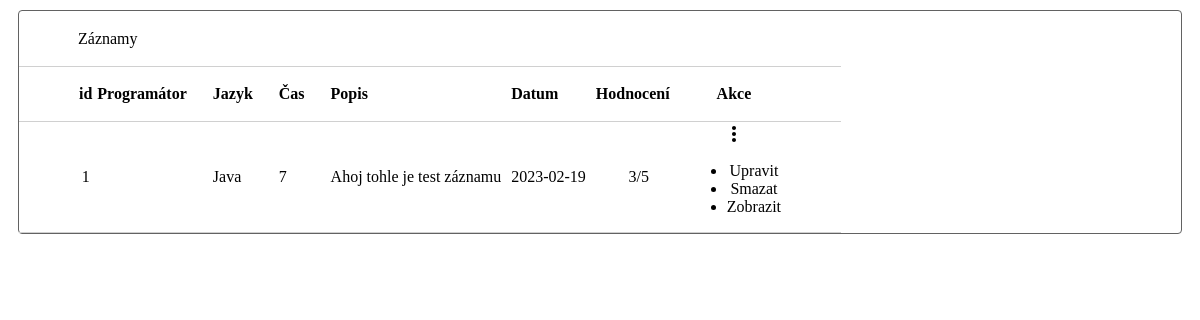
Page /sort/ (signed in) on the earlier database version.
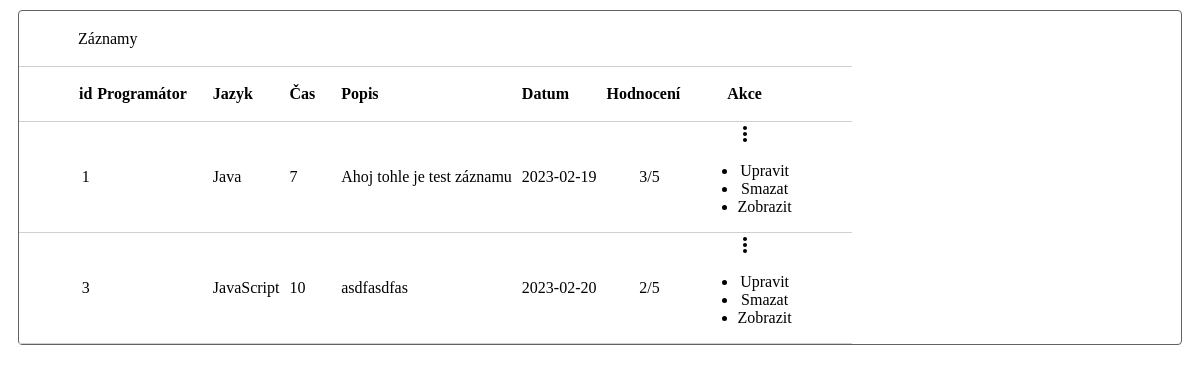
Same page on the later database version.
### tables this page shows
CREATE TABLE "records"
(
    "id"              INTEGER,
    "dates"           DATE NOT NULL,
    "timeInMinutes"   INT  NOT NULL,
    "programmingLang" TEXT NOT NULL,
    "rating"          INT  NOT NULL,
    "description"     TEXT NOT NULL,
    "user_id"         INT  NOT NULL,
    PRIMARY KEY ("id" AUTOINCREMENT)
);

### app.py (the view)
@app.route('/sort/')
def sort():
    sort_field = request.args.get('sort_field')
    filter_rating = request.args.get('filter_rating')
    filter_formatted_date = request.args.get('filter_formatted_date')
    filter_programmingLangs = request.args.get('filter_programmingLangs')
    filter_time = request.args.get('filter_time')
    filter_programmer = request.args.get('filter_programmer')
    filter_categories = request.args.get('filter_categories')
    print("programator: " + str(filter_programmer))
    print(sort_field)
    return render_template('customElements/table_row.html',
                           texts=sorting.pre_sort(sort_field, filter_rating, filter_programmingLangs,
                                                  filter_formatted_date,
                                                  filter_time, filter_programmer, filter_categories,
                                                  current_user.get_id()))

### app.py (called while the page is built)
@login_manager.user_loader
def load_user(user_id):
    print("users_load")
    conn = db.get_db_connection()
    cursor = conn.cursor()
    cursor.execute("SELECT * FROM users WHERE id = ?", (user_id,))
    user = cursor.fetchone()
    if user is None:
        return None
    user = User(id=user[0], username=user[1], email=user[2], password=user[3])
    return user

### db.py (called while the page is built)
def get_db_connection():  # napojení se na databázi
    conn = sqlite3.connect(databasePath)
    conn.row_factory = sqlite3.Row
    return conn

### templates/customElements/table_row.html (shortened to what this page needs)
<div style="border: 1px #626262 solid; border-radius: 4px; margin: 10px">
    <div style="">
        <div style="width: 100%; height: 55px; display: flex; align-items: center">
            <div style="display: flex; width: 100%; align-items: center; position:relative;">
                <div style="position:absolute; left: 59px">
                    <span>Záznamy</span>
                </div>
            </div>
        </div>
    </div>
    <table id="records_table" style="" class="display">
        <thead>
        <tr style=" height: 55px;">
            <th class="datatable-nosort">
                id
            </th>
            <th id="sort-button-programmer" class="ui-sort-control">
                <div style="display: flex; align-items: center;">
                    <span>
                        Programátor
                    </span>
                </div>
            </th>
            <th id="sort-button-programLang" class="ui-sort-control">
                <div style="display: flex; align-items: center;">
                    <span>
                        Jazyk
                    </span>
                </div>
            </th>
            <th id="sort-button-time" class="ui-sort-control">
                <div style="display: flex; align-items: center;">
                    <span>
                        Čas
                    </span>
                </div>
            </th>
            <th style="cursor: auto;cursor: default;">
                Popis
            </th>
            <th id="sort-button-date" class="ui-sort-control">
                <div style="display: flex; align-items: center;">
                    <span>
                        Datum
                    </span>
                </div>
            </th>
            <th id="sort-button-rating" class="ui-sort-control">
                <div style="display: flex; align-items: center;">
                    <span>
                        Hodnocení
                    </span>
                </div>
            </th>
            <th style="cursor: default;">Akce</th>
        </tr>
        </thead>
        <tbody id="table-content">
        {% for record in texts %}
            <tr style="">
                <td style="text-align: center; position:relative;">
                    {{ record.id }}
                </td>
                <td>{{ record.programmer }}</td>
                <td>{{ record.programmingLang }}</td>
                <td style="text-align: left">{{ record.timeInMinutes }}</td>
                <td style="max-height: 55px; overflow-y: auto"><span class="short_desc">{{ record.description }}</span>
                </td>
                <td>{{ record.dates }}</td>
                <td style="text-align: center">{{ record.rating }}/5</td>
                <td>
                    <div>
                        <a style="cursor:pointer;" class="contextMenu_record_more_section">
                        </a>
                        <div style="" class="contextMenu_record">
                            <ul style="">
                                <li style="">
                                    <a onclick="get_record_id('{{ record.id }}'); edit_record();">Upravit</a>
                                </li>
                                <li style="">
                                    <a onclick="set_remove_statement('record'); get_record_id('{{ record.id }}'); remove_record();">Smazat</a>
                                </li>
                                <li style="">
                                    <a onclick="showRecord({{ record.id }})">Zobrazit</a>
                                </li>
                            </ul>
                        </div>
                    </div>
                </td>
            </tr>
        {% endfor %}
        </tbody>
    </table>
</div>

Differences in the rows shown:
added records: id "3", programmingLang "JavaScript", timeInMinutes "10", description "asdfasdfas", dates "2023-02-20", rating "2"
